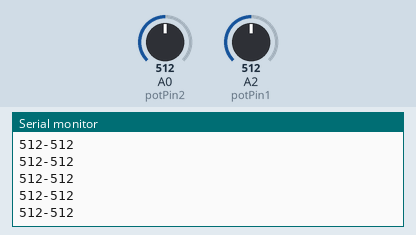
Bench run of a sketch on a simulated Arduino Uno, built with avr-gcc and run on an emulated ATmega328P. Parts: the last lines printed to the serial monitor. Inputs (shaded band) come from the test bench; at power-on: A0 (potPin2) = 512, A2 (potPin1) = 512.

Above: at 1.2 s.
1.3 s: A0 (potPin2) set to 716
At 1.31 s:
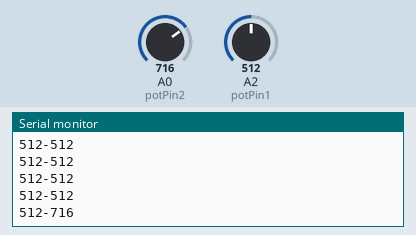
2.8 s: A2 (potPin1) set to 716
At 2.82 s:
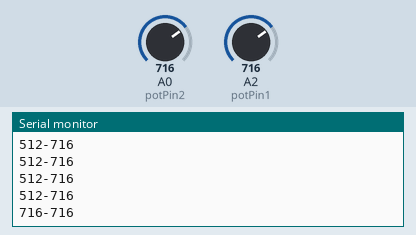
4.3 s: A0 (potPin2) set to 900
At 4.33 s:
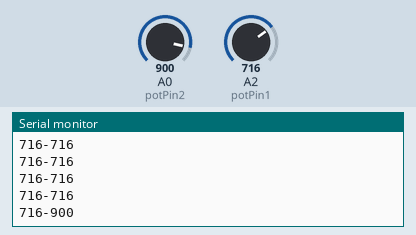
5.8 s: A2 (potPin1) set to 900
At 5.83 s:
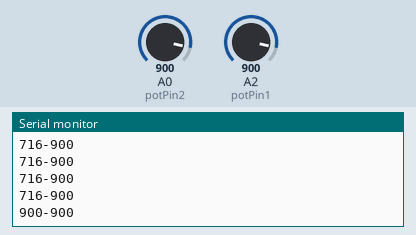
Timing chart, 0 to 8.3 s (numbered marks = the images above; inputs shaded):
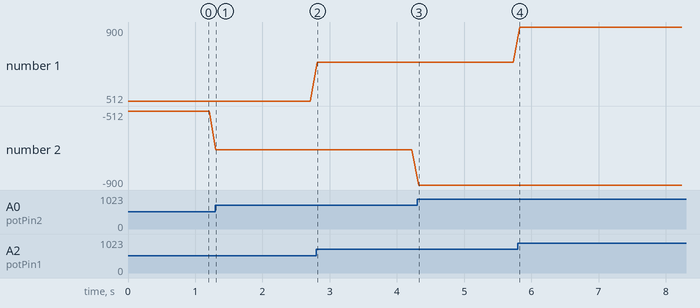

The sketch:

Pong.ino
```cpp
/*
Arduino + Processing - Ping Pong
By.:
Flores Alejandra
Ibarra Brayan
Troya Jaime
*/

  int const potPin1=A2;
  int const potPin2=A0;

void setup(){
  Serial.begin(9600);
}
void loop(){
  String dati = "";
  dati += analogRead(potPin1);
  dati += '-';
  dati += analogRead(potPin2);
  Serial.println(dati);
  delay(100);
}
```

Measured:
- after the input at 1.3 s, the serial monitor: prints a new line at once (image 1)
- after the input at 2.8 s, the serial monitor: prints a new line at once (image 2)
- after the input at 4.3 s, the serial monitor: prints a new line at once (image 3)
- after the input at 5.8 s, the serial monitor: prints a new line at once (image 4)
- plotted number 1: 512 → 716 after the input at 2.8 s, 716 → 900 after the input at 5.8 s
- plotted number 2: -512 → -716 after the input at 1.3 s, -716 → -900 after the input at 4.3 s
